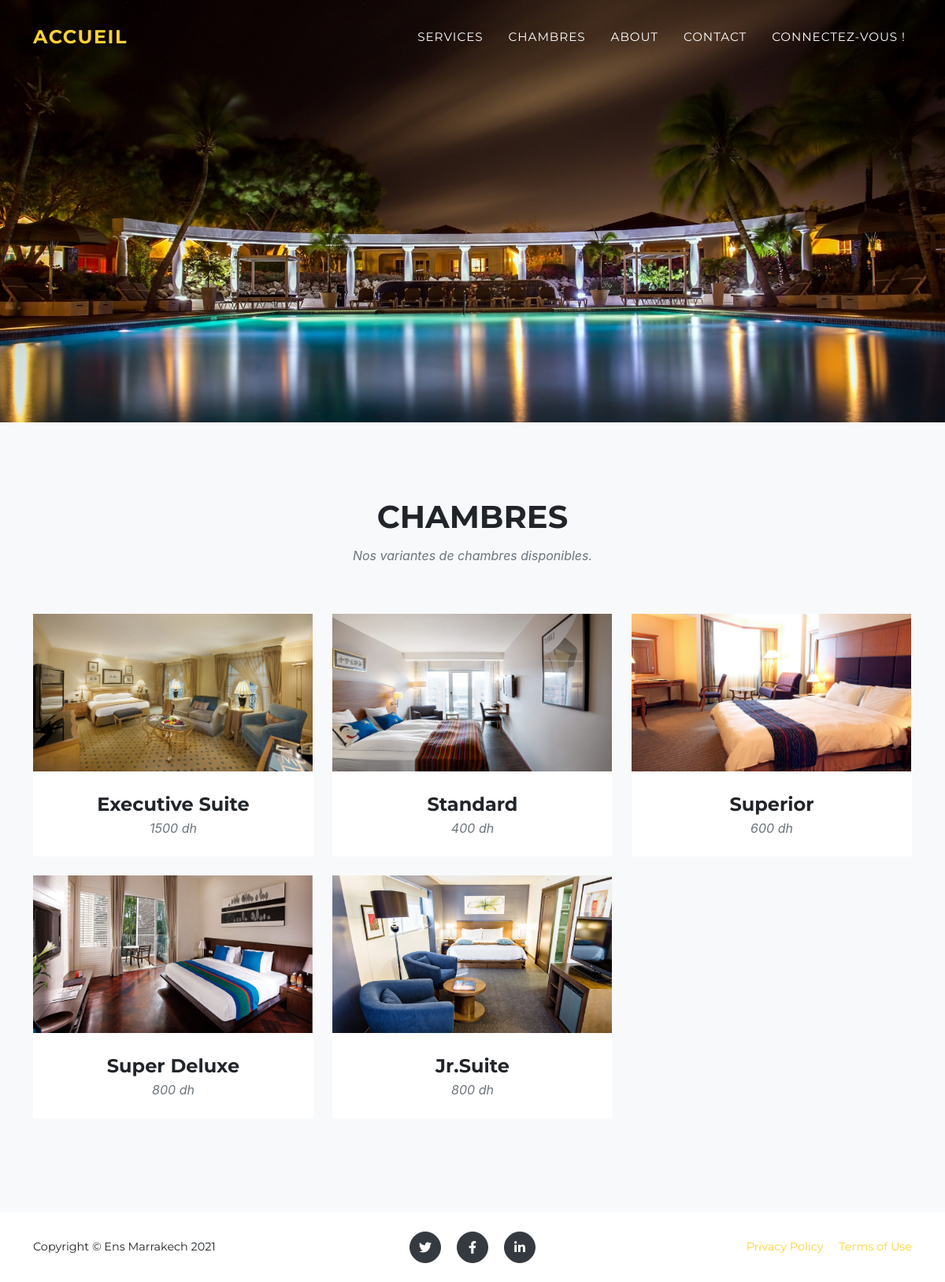
The page /chambres.php on the database as committed earlier.
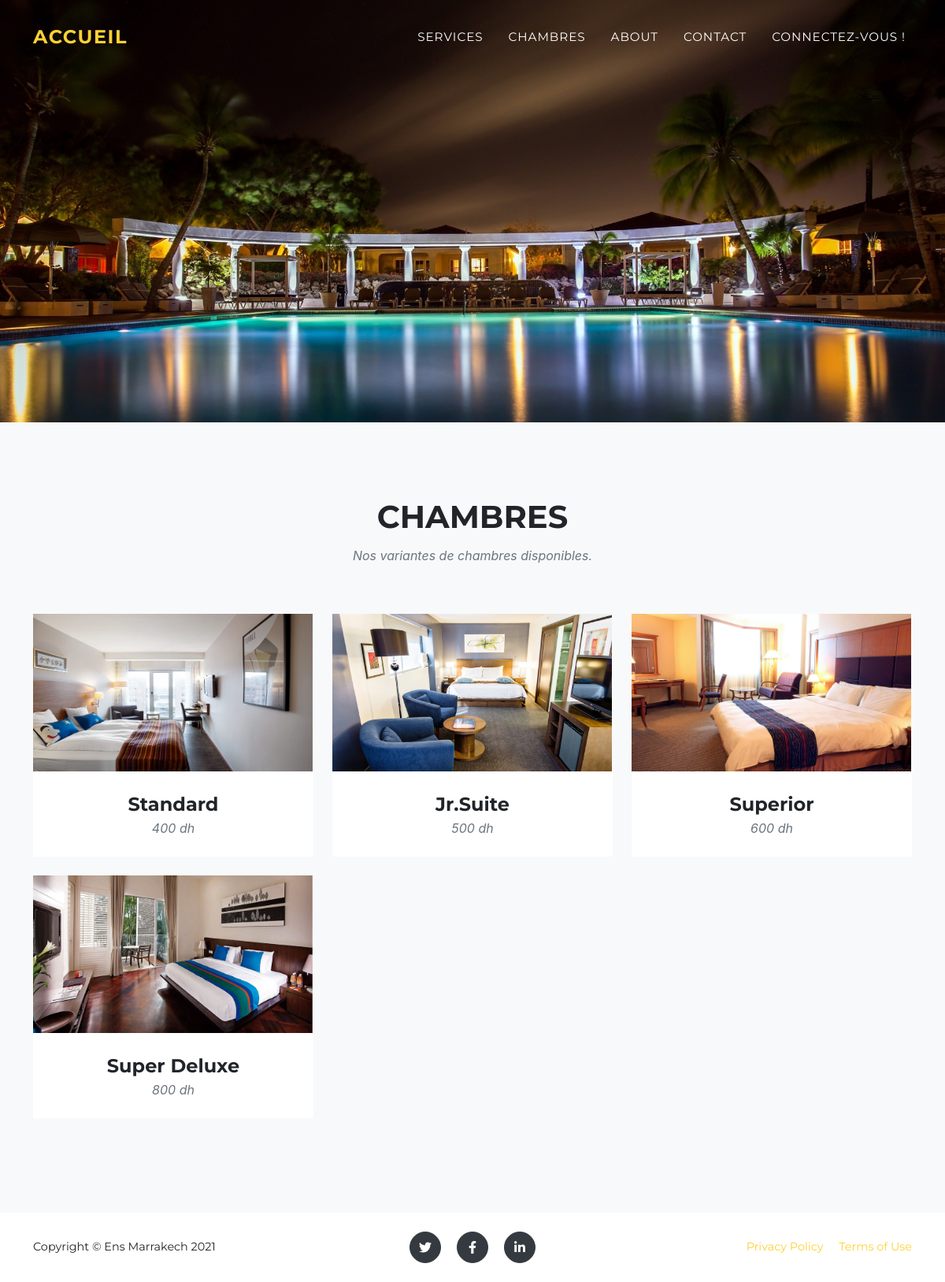
The same page on the database as committed later.
### tables this page shows
CREATE TABLE IF NOT EXISTS `chambre` (
  `id_chambre` int(11) NOT NULL AUTO_INCREMENT,
  `type` varchar(30) NOT NULL,
  `nb_chambres` int(11) NOT NULL,
  `nb_chambres_total` int(11) NOT NULL,
  `prix` varchar(10) NOT NULL,
  `photo` varchar(50) NOT NULL,
  `description` text NOT NULL,
  PRIMARY KEY (`id_chambre`)
);

### chambres.php (the view, shortened to what this page needs)
<!DOCTYPE html>
<html lang="en">
    <head>
        <link href="css/styles.css" rel="stylesheet" />
    </head>
    <body id="page-top">
        <nav class="navbar navbar-expand-lg navbar-dark fixed-top" id="mainNav">
            <div class="container">
                <a class="navbar-brand js-scroll-trigger" href="index.php">Accueil</a>
                <div class="collapse navbar-collapse" id="navbarResponsive">
                    <ul class="navbar-nav text-uppercase ml-auto">
                        <li class="nav-item"><a class="nav-link js-scroll-trigger" href="index.php#services">Services</a></li>
                        <li class="nav-item"><a class="nav-link js-scroll-trigger" href="chambres.php">Chambres</a></li>
                        <li class="nav-item"><a class="nav-link js-scroll-trigger" href="index.php#about">About</a></li>
                        <li class="nav-item"><a class="nav-link js-scroll-trigger" href="index.php#contact">Contact</a></li>
                        <?php
                            if(!isset($_SESSION['id'])){
                                echo '<li class="nav-item"><a class="nav-link js-scroll-trigger" href="login.php">Connectez-vous !</a></li>';
                            }
                            else{
                                $prenom = $_SESSION['prenom'];
                                echo '<li class="nav-item"><a class="nav-link js-scroll-trigger" href="login/user_info.php">'. $prenom. '</a></li>';
                                echo '<li class="nav-item"><a class="nav-link js-scroll-trigger" href="login/logout.php">Deconnexion</a></li>';
                            }
                        ?>
                    </ul>
                </div>
            </div>
        </nav>
        <header class="masthead">
        </header>
                <section class="page-section bg-light" id="portfolio">
            <div class="container">
                <div class="text-center">
                    <h2 class="section-heading text-uppercase">Chambres</h2>
                    <h3 class="section-subheading text-muted">Nos variantes de chambres disponibles.</h3>
                </div>
                <div class="row">
                    <?php
                        require_once "admin/connect.php";
                        $query = $conn->query("SELECT * FROM `chambre` ORDER BY `prix` ASC") or die(mysql_error());
                        while($fetch = $query->fetch_array()){
                    ?>
                    <div class="col-lg-4 col-sm-6 mb-4">
                        <div class="portfolio-item">
                            <a class="portfolio-link" data-toggle="modal" href = "<?php echo "#modal".$fetch['id_chambre'] ?>">
                                <img  src="assets/img/chambres/<?php echo $fetch['photo']?>" height = "200" width = "355" alt="" />
                            </a>
                            <div class="portfolio-caption">
                                <div class="portfolio-caption-heading"><?php echo $fetch['type'] ?></div>
                                <div class="portfolio-caption-subheading text-muted"><?php echo $fetch['prix'] . " dh" ?></div>
                            </div>
                        </div>
                    </div>
                    <?php
                        }
                    ?>
                </div>
            </div>
        </section>
               <footer class="footer py-4">
            <div class="container">
                <div class="row align-items-center">
                    <div class="col-lg-4 text-lg-left">Copyright © Ens Marrakech 2021</div>
                    <div class="col-lg-4 my-3 my-lg-0">
                        <a class="btn btn-dark btn-social mx-2" href="#!"><i class="fab fa-twitter"></i></a>
                        <a class="btn btn-dark btn-social mx-2" href="#!"><i class="fab fa-facebook-f"></i></a>
                        <a class="btn btn-dark btn-social mx-2" href="#!"><i class="fab fa-linkedin-in"></i></a>
                    </div>
                    <div class="col-lg-4 text-lg-right">
                        <a class="mr-3" href="#!">Privacy Policy</a>
                        <a href="#!">Terms of Use</a>
                    </div>
                </div>
            </div>
    </body>
</html>

Rows that differ between the two databases and show on the page:
removed chambre: photo (picture), type "Executive Suite", prix "1500"
changed chambre "Jr.Suite": prix "800" → "500"; moves up the list
